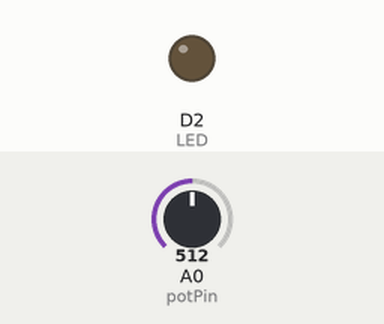
A sketch run on a simulated ESP8266 (NodeMCU). Shown: output pins drawn as LEDs (lit = HIGH). Inputs (shaded band) come from the test bench; at power-on: A0 (potPin) = 512. WiFi joins after 1.5 s; servers stay silent unless stated; uploads are accepted with an empty reply; what the sketch prints to the serial monitor is not drawn.

Above: at 0.1 s.
At 1.6 s:
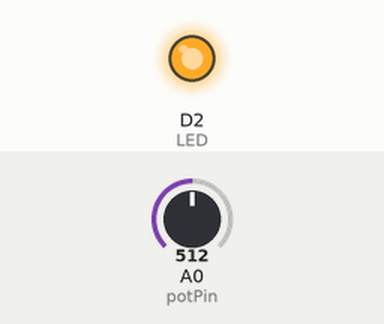
Timing chart, 0 to 3.3 s (numbered marks = the images above):
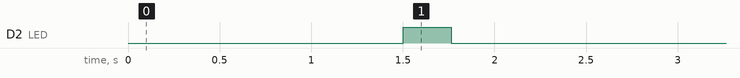

Measured:
- by itself, D2 (LED): HIGH → LOW at 1.8 s

The sketch:

fix.ino
```cpp
#include <ESP8266WiFi.h>
#include <WiFiClient.h>
#include <ESP8266WebServer.h>
#include <ESP8266mDNS.h>
#include <ESP8266HTTPClient.h>
#define LED D2
#define potPin A0

const char* ssid = "KISHELL";
const char* password = "bayardulu";
const char* host = "192.168.100.5";

bool Parsing = false;
String dataPHP, data[8];
int nilai, nil;
String isi;

void setup()
{
  Serial.begin(115200);
  Serial.println();

  Serial.printf("Connecting to %s ", ssid);
  WiFi.begin(ssid, password);
  while (WiFi.status() != WL_CONNECTED)
  {
    delay(500);
    Serial.print(".");
  }
  Serial.println(" connected");

  pinMode(LED, OUTPUT);
  digitalWrite(LED, HIGH);
  nil=0;
}

void loop()
{

  WiFiClient client;

  if (client.connect(host, 80)) {
    Serial.println("connected]");
    Serial.println("[Sending a request]");

    String url = "iot_1/iot/baca-data.php?id=1"; // Lokasi File Baca Data

    client.print(String("GET /") + url + " HTTP/1.1\r\n" +
    "Host: " + host + "\r\n" +
    "Connection: close\r\n" +
    "\r\n"
  );


   Serial.println("[Response:]");
    while (client.connected())
    {
      if (client.available())
      {
        dataPHP = client.readStringUntil('\n');
        int q = 0;
        Serial.print("Data Masuk : ");
        Serial.print(dataPHP);
        Serial.println();

        data[q] = "";
        for (int i = 0; i < dataPHP.length(); i++) {
          if (dataPHP[i] == '#') {
            q++;
            data[q] = "";
          }
          else {
            data[q] = data[q] + dataPHP[i];
          }
        }
        Serial.println(data[1].toInt());
        digitalWrite(LED, data[1].toInt());
        Parsing = false;
        dataPHP = "";
      }

    }

    client.stop();
    database();

    Serial.println("\n[Disconnected]");
  }
  else
  {
    Serial.println("connection failed!]");
    client.stop();
  }
  delay(50);
}


void database(){
  if(WiFi.status()== WL_CONNECTED){
        HTTPClient http;

        nilai = analogRead(potPin);
        Serial.print("Nilai Potensio : ");
        Serial.println(nilai);

        // Your Domain name with URL path or IP address with path
        http.begin("http://192.168.100.5/simpan-data.php?potensio="+String(nilai)+"&kecerahan="+String(nil));

        // Specify content-type header
        http.addHeader("Content-Type", "application/x-www-form-urlencoded");

        // Prepare your HTTP POST request data
        String httpRequestData = "data=";
        Serial.println("httpRequestData~ ");
        //Serial.println(httpRequestData);

        // Send HTTP POST request
        int httpResponseCode = http.POST(httpRequestData);

        if (httpResponseCode>0) {
          Serial.print("HTTP Response code: ");
          Serial.println(httpResponseCode);
        }
        else {
          Serial.print("Error code: ");
          Serial.println(httpResponseCode);
        }
        // Free resources
        http.end();
    }
}
```
